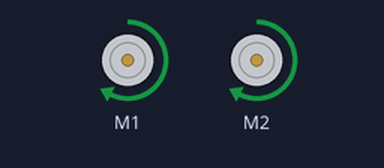
Recording of a program running on a simulated Raspberry Pi (BCM pin numbers). On the bench: 2 × DC motor (green arrow = forward, orange = backward, longer = faster). Motors are numbered in the order the program creates them (left before right in a Robot). At 60.0 s the program stops and its outputs stay as they are.

Above: at 0.1 s.
At 60.1 s:
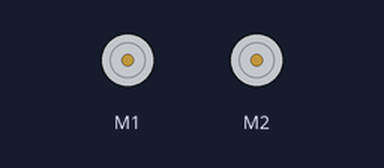
Timing chart, 0 to 61.5 s (numbered marks = the images above):
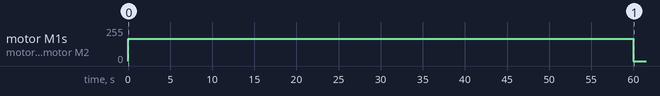

The program:

line_follow.py
```python
from gpiozero import Robot, LineSensor
from time import sleep

robot = Robot(left=(7, 8), right=(9, 10))
linker_sensor = LineSensor(17)
rechter_sensor= LineSensor(27)

snelheid = 0.65

def motor_snelheid():
    while True:
        links_detectie = int(linker_sensor.value)
        rechts_detectie = int(rechter_sensor.value)
        ## Fase 1
        if links_detectie == 0 and rechts_detectie == 0:
            linker_motor = 1
            rechter_motor = 1
        ## Fase 2
        if links_detectie == 0 and rechts_detectie == 1:
            linker_motor = -1
        if links_detectie == 1 and rechts_detectie == 0:
            rechter_motor = -1
        #print(rechter_motor, linker_motor)
        yield (rechter_motor * snelheid, linker_motor * snelheid)

robot.source = motor_snelheid()

sleep(60)
robot.stop()
robot.source = None
robot.close()
linker_sensor.close()
rechter_sensor.close()
```

Measured:
- by itself, motor M1, motor M2: stopped → forward 166/255 at 0.04 s, → stopped 60.0 s later
